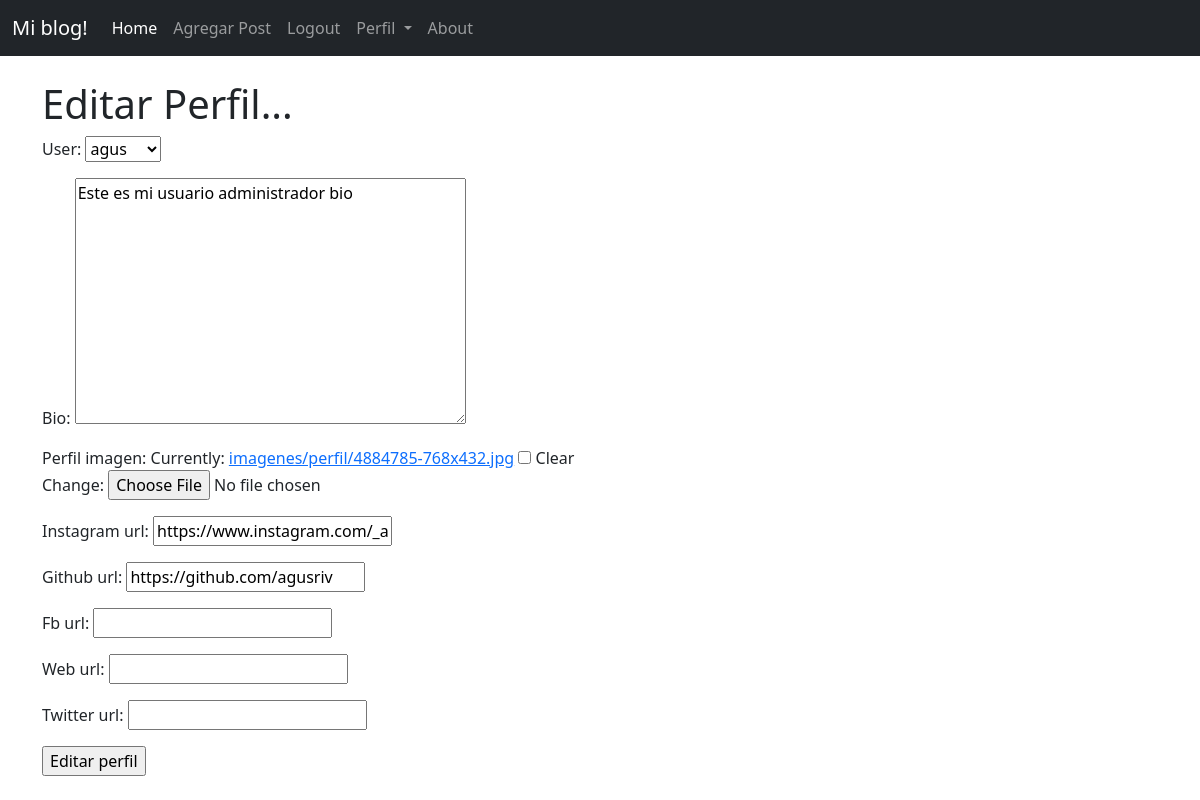
/appblog2/1/edit_perfil_page/ (signed in), run on an earlier commit of the app's database.
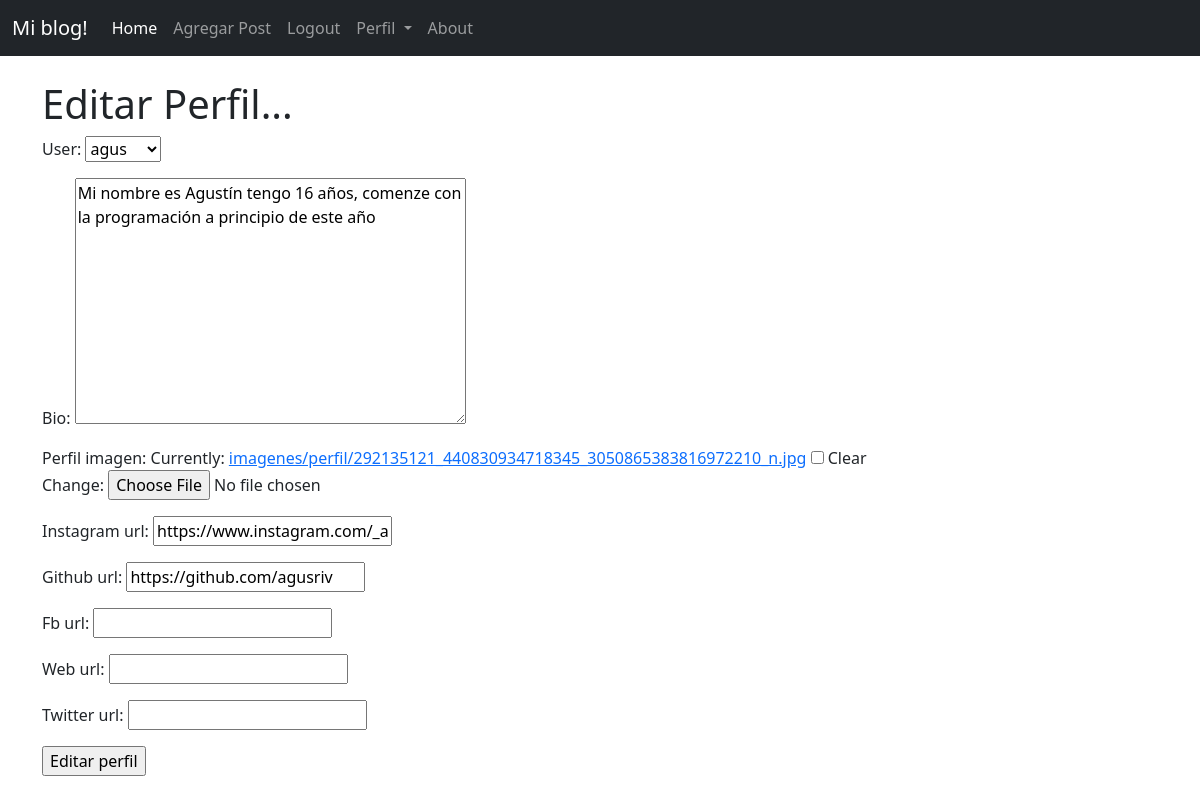
And on a later commit of the database.
### appblog/models.py (models this page shows, shortened)
class Perfil(models.Model):
    user = models.OneToOneField(User, null=True, on_delete=models.CASCADE)
    bio = models.TextField()
    perfil_imagen = models.ImageField(null=True, blank=True, upload_to="imagenes/perfil/")
    Instagram_url = models.CharField(max_length=255, null=True, blank=True)
    github_url =  models.CharField(max_length=255, null=True, blank=True)
    fb_url = models.CharField(max_length=255, null=True, blank=True)
    web_url =  models.CharField(max_length=255, null=True, blank=True)
    Twitter_url = models.CharField(max_length=255, null=True, blank=True)

### appblog2/views.py (the view)
# urls.py: path('<pk>/edit_perfil_page/', EditProfilePageView.as_view(), name='edit_profile_page'),
class EditProfilePageView(generic.UpdateView):
    model = Perfil
    template_name = 'registration/edit_profile_page.html'
    fields = ['user', 'bio', 'perfil_imagen', 'Instagram_url', 'github_url', 'fb_url', 'web_url', 'Twitter_url']
    success_url = reverse_lazy('inicio')

### appblog2/templates/registration/edit_profile_page.html (shortened to what this page needs)
{% extends 'appblog/base.html' %}
{% block contenido %}
{% if request.user.is_authenticated %}
    <h1> Editar Perfil... </h1>
    <form method="post" enctype="multipart/form-data">
    {{form.as_p }}
    <input type="submit" value="Editar perfil">
    </form>
    </div>
{% else %}
No has iniciado sesion
{% endif %}
{% endblock %}

What changed in the data, as far as the page shows it:
changed Perfil "agus": bio "Este es mi usuario administrador bio" → "Mi nombre es Agustín tengo 16 años, comenze con la programación a principio de este año"
Also different on the page:
text no longer shown: "User: Bio: Perfil imagen: Currently: imagenes/perfil/4884785-768x432.jpg Clear Change: Instagram url: Github url: Fb url: Web url: Twitter url:"
text now shown: "User: Bio: Perfil imagen: Currently: imagenes/perfil/292135121_440830934718345_3050865383816972210_n.jpg Clear Change: Instagram url: Github url: Fb url: Web url: Twitter url:"
